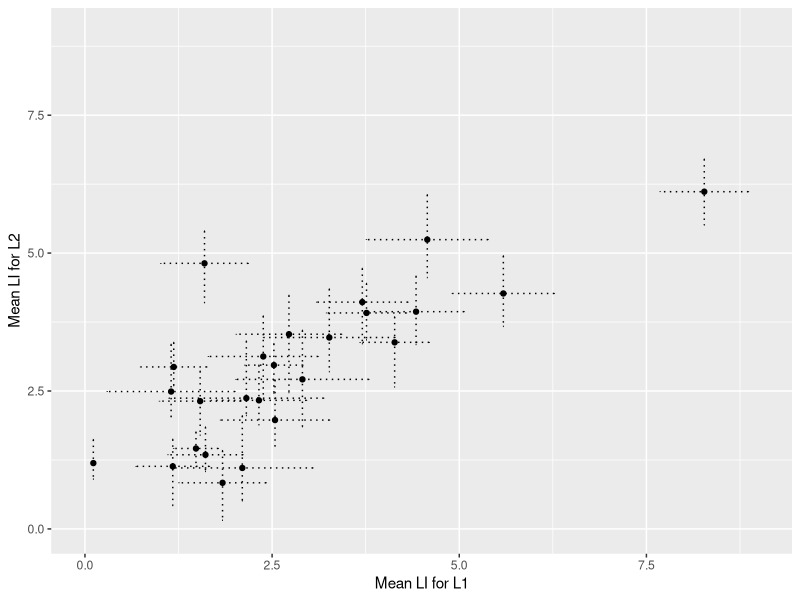

Recreate this plot in R.
## ---- chunk 1
knitr::opts_chunk$set(echo = TRUE)
## ---- chunk 2
# read data in
L1_data <- read.csv('Results_L1.csv')
L2_data <- read.csv('Results_L2.csv')
background_data_total <- read.csv('background_data.csv', stringsAsFactors = FALSE)

# First we need to check which participants have to be excluded, following analysis2.
# We'll look at the L1.exclusions and L2.exclusions variables.
# If a subject has data excluded in EITHER language, we'll have to exclude them.
exclude <- L1_data$L1.exclusions + L2_data$L2.exclusions

# We will include the rows in L1_data and L2_data for any participants where exclude = 0
L1_data <- L1_data[which(exclude==0), ]
L2_data <- L2_data[which(exclude==0), ]

# number of participants
nsubj <- dim(L1_data)[1]
## ---- chunk 3
# need to remove participant 14 from background data file who is excluded

background_data <- background_data_total[which(exclude==0), ]

colnames(background_data)[1] <- 'ID'

mean_age <- mean(background_data$Age)
sd_age <- sd(background_data$Age)

n_german <- nrow(background_data[background_data$L1 == 1,])
n_french <- nrow(background_data[background_data$L1 == 2,])
n_female <- nrow(background_data[background_data$Gender == 0,])
n_male <- nrow(background_data[background_data$Gender == 1,])

# The mean, min and max number of trials for L1 and L2
mean_trials_L1 <- mean(L1_data$L1.N)
min_trials_L1 <- min(L1_data$L1.N)
max_trials_L1 <- max(L1_data$L1.N)

mean_trials_L2 <- mean(L2_data$L2.N)
min_trials_L2 <- min(L2_data$L2.N)
max_trials_L2 <- max(L2_data$L2.N)

## ---- chunk 4
# LEAP-Q
# Self-reported proficiency 0 = no proficiency, 10 = perfect proficiency. 

# proficiency (reading) /10 - self-report
mean_read_L2 <- mean(background_data$L2_prof_Reading)
sd_read_L2 <- sd(background_data$L2_prof_Reading)
# proficiency (understanding) /10 - self-report
mean_und_L2 <- mean(background_data$L2_prof_Understanding)
sd_und_L2 <- sd(background_data$L2_prof_Understanding)
# proficiency (speaking) /10 - self-report
mean_speak_L2 <- mean(background_data$L2_prof_Speaking)
sd_speak_L2 <- sd(background_data$L2_prof_Speaking)

# AOA
aoa_L2 <- mean(background_data$L2_Acquisition) # mean age they started learnind English 
aoa_fluent_L2 <- mean(background_data$L2_Fluent) # mean age they became fluent in English 


## ---- chunk 5
# Here we will use the Shapiro Wilks normality test to see if the LI values for L1 and L2 are normally distributed
L1_normality <- shapiro.test(L1_data$L1.mean_LI)
L1_normality_round <-  round (L1_normality$p.value, 2)

# Repeat for L2
L2_normality <- shapiro.test(L2_data$L2.mean_LI)
L2_normality_round <- round(L2_normality$p.value, 2)

# d2<-density(L2_data$L2.mean_LI)
# plot(d2)
## ---- chunk 6
# The mean and SEM LI value for L1 and L2

L1_mean_LI_total <- mean(L1_data$L1.mean_LI)
L2_mean_LI_total <- mean(L2_data$L2.mean_LI)

SEM_L1 <- sd(L1_data$L1.mean_LI)/sqrt(nsubj)
SEM_L2 <- sd(L2_data$L2.mean_LI)/sqrt(nsubj)

# Number of Ps left/ bilaterally lateralised (mean LI)
L1_left <- nrow(L1_data[L1_data$L1.mean_laterality == 'L',])
L1_bilateral <- nrow(L1_data[L1_data$L1.mean_laterality == 'bilat',])
L2_left <- nrow(L2_data[L2_data$L2.mean_laterality == 'L',])
L2_bilateral <- nrow(L2_data[L2_data$L2.mean_laterality == 'bilat',])

## ---- chunk 7
background_data$handcat<-3 #default is strong R hander with EHI 80+
w<-which(background_data$EHI<80)
background_data$handcat[w]<-2 #category 2 is mild R hander
w<-which(background_data$EHI<0)
background_data$handcat[w]<-1 #category 1 is L hander

## ---- chunk 8
# For the scatter plot, we will plot the LI for L1 vs the LI for L2
# Here's a basic one:

# plot(L1_data$L1.mean_LI, L2_data$L2.mean_LI,
    # xlab = "L1 LI mean",
    #  ylab = "L2 LI mean")


require(ggplot2)
require(tidyverse)
plotdata <- inner_join(x = L1_data,
                        y = L2_data)
ymin = L1_data$LI.mean_LI - L1_data$LI.mean_se
ymax = L1_data$LI.mean_LI + L1_data$LI.mean_se

ggplot(data = plotdata, aes(x = L1.mean_LI, y = L2.mean_LI)) + 
  geom_point()+
  xlab("Mean LI for L1") +  
  ylab("Mean LI for L2") + 
  xlim(0,9) + ylim (0,9) + 
  geom_errorbar(aes(ymin = L2.mean_LI - L2.mean_se, ymax = L2.mean_LI + L1.mean_se),linetype = "dotted") + 
  geom_errorbarh(aes(xmin = L1.mean_LI - L1.mean_se, xmax = L1.mean_LI + L1.mean_se), linetype = "dotted")
  # theme_classic() # printing out all information into knit document? 

 
# geom_errorbar(aes(ymin = L1.mean_LI - L1.mean_se, ymax = L1.mean_LI + L1.mean_se )) + 
  # geom_errorbarh(aes(xmin = L2.mean_LI - L2.mean_se, xmax = L2.mean_LI + L1.mean_se)) + 
## ---- chunk 9
# CORREALTION BETWEEN L1 AND L2
L1_L2_corr <- cor.test (plotdata$L1.mean_LI, plotdata$L2.mean_LI, 
                        method = "spearman", 
                        exact = FALSE)

# spearman correlation test on odds and evens - means 
OEcorr_mean_L1 <- cor.test(L1_data$L1.mean_odd, L1_data$L1.mean_even, 
                      method = "spearman",
                      exact = FALSE)
OEcorr_mean_L2 <- cor.test(L2_data$L2.mean_odd, L2_data$L2.mean_even, 
                      method = "spearman",
                      exact = FALSE)  
  
OEcorr_peak_L1 <- cor.test (L1_data$L1.peak_odd, L1_data$L1.peak_even, 
                      method = "spearman",
                      exact = FALSE)
OEcorr_peak_L2 <- cor.test (L2_data$L2.peak_odd, L2_data$L2.peak_even, 
                      method = "spearman", 
                      exact = FALSE) 


## ---- chunk 10

# Descriptive Statistics for EHI 
mean_EHI <- mean(background_data$EHI)
sd_EHI <- sd(background_data$EHI) 
min_EHI <- min(background_data$EHI)
max_EHI <- max (background_data$EHI)

# hist(background_data$EHI) # check if normally distributed
EHI_normality <- shapiro.test(background_data$EHI)
EHI_LI_L1_cor <- cor.test (background_data$EHI, L1_data$L1.mean_LI, 
                        method = "spearman", 
                        exact = FALSE)
EHI_LI_L2_cor <- cor.test (background_data$EHI, L2_data$L2.mean_LI, 
                        method = "spearman", 
                        exact = FALSE)
# plotdata$Handedness<-as.factor(background_data$handcat) #add handedness category
# levels(plotdata$Handedness) <- c('Left','Moderate R','Strong R')
# ymin = L1_data$LI.mean_LI - L1_data$LI.mean_se
# ymax = L1_data$LI.mean_LI + L1_data$LI.mean_se
# plot(background_data$EHI, L1_data$L1.mean_LI, type='p')

## ---- chunk 11

require(dplyr)

total_info <- inner_join(x = plotdata, # combine all data together to one table 
                            y = background_data,
                            by = c("ID")) 
# 0 = L2 tested first 
# 1 = L1 tested first


nL1_testedfirst <- nrow(background_data[background_data$Tested == 1,]) #how many tested with L1 first 
nL1_testedsecond <- nrow(background_data[background_data$Tested == 0,]) # how many tested with L2 first

testing_0 <- filter(total_info, Tested == "0")
testing_1 <- filter(total_info, Tested == "1")

meanLI_L1_test0 <- mean(testing_0$L1.mean_LI)
meanL1_L2_test0 <- mean(testing_0$L2.mean_LI)
meanLI_L1_test1 <- mean(testing_1$L1.mean_LI)
meanLI_L2_test2 <- mean(testing_1$L2.mean_LI)

testing_ttest_L1 <- t.test(testing_0$L1.mean_LI, testing_1$L1.mean_LI) # testing if there is a sig. diff between laterality scoes of L1 in those tested in their native language first or second. 
testing_ttest_L2 <- t.test(testing_0$L2.mean_LI, testing_1$L2.mean_LI) # testing if there is a sig. diff between laterality scoes of L2 in those tested in their native language first or second.

# Can pull out information from t test if you want
#testing_ttest_L2$statistic (for t value)
#testing_ttest_L2$p.value (for p value)
#testing_ttest_L2$parameter (for degrees of freedom)


## ---- chunk 12
# normality tests
norm_prof <- shapiro.test(background_data$L2_prof_Reading)
norm_und <- shapiro.test(background_data$L2_prof_Understanding) 
norm_speak <- shapiro.test(background_data$L2_prof_Speaking)
norm_aoa <- shapiro.test(background_data$L2_Acquisition)
norm_aoa_fluent <- shapiro.test(background_data$L2_Fluent) # normally distirbuted


# correlations between LEAP-Q and LIs
# L1
corr_prof_reading_L1 <- cor.test(total_info$L2_prof_Reading, total_info$L1.mean_LI, 
                              method = "spearman",
                              exact = FALSE)
corr_prof_under_L1 <- cor.test(total_info$L2_prof_Understanding, total_info$L1.mean_LI, 
                              method = "spearman",
                              exact = FALSE)
corr_prof_speak_L1 <- cor.test(total_info$L2_prof_Speaking, total_info$L1.mean_LI, 
                              method = "spearman",
                              exact = FALSE)
#L2 
corr_prof_reading_L2 <- cor.test(total_info$L2_prof_Reading, total_info$L2.mean_LI, 
                              method = "spearman",
                              exact = FALSE)
corr_prof_under_L2 <- cor.test(total_info$L2_prof_Understanding, total_info$L2.mean_LI, 
                              method = "spearman",
                              exact = FALSE)
corr_prof_speak_L2 <- cor.test(total_info$L2_prof_Speaking, total_info$L2.mean_LI, 
                              method = "spearman",
                              exact = FALSE)
# COrrelation between AOA and LIs
# age started learning English 
corr_aoaL2_L1 <- cor.test(total_info$L2_Acquisition, total_info$L1.mean_LI, 
                              method = "spearman",
                              exact = FALSE)
corr_aoaL2_L2 <- cor.test(total_info$L2_Acquisition, total_info$L2.mean_LI, 
                              method = "spearman",
                              exact = FALSE)
# Age became fluent in English 
corr_fluentL2_L1 <- cor.test(total_info$L2_Fluent, total_info$L1.mean_LI, 
                              method = "spearman",
                              exact = FALSE)
corr_fluentL2_L2 <- cor.test(total_info$L2_Fluent, total_info$L2.mean_LI, 
                              method = "spearman",
                              exact = FALSE)

## ---- chunk 13
# First, we'll select the data we need. We'll have ID, L1 (French or German), LI for L1 and LI for L2
anova_data <- data.frame(
  'ID' = L1_data$ID, # as.factor, because these are ID labels, not a numerical scale
  'NativeLanguage' = as.factor(background_data$L1), # as.factor, because this is a categorical variable
  'L1' = L1_data$L1.mean_LI,
  'L2' = L2_data$L2.mean_LI)
# Convert to long format
anova_data_long <- pivot_longer(anova_data, cols = c(3,4), names_to = 'LanguageTested', values_to = 'LI')
anova_data_long$ID <- as.factor(anova_data_long$ID)
anova_data_long$LanguageTested <- as.factor(anova_data_long$LanguageTested)
# Run the anova
my_anova <- aov(data=anova_data_long, LI ~ LanguageTested * NativeLanguage + Error(ID))

anova_summary <- summary(my_anova) 
native_language_F <- anova_summary$`Error: ID`[[1]]$`F value`[1]
native_language_p <- anova_summary$`Error: ID`[[1]]$`Pr(>F)`[1]
language_tested_F <- anova_summary$`Error: Within`[[1]]$`F value`[1]
language_tested_P <- anova_summary$`Error: Within`[[1]]$`Pr(>F)`[1]
interaction_F <- anova_summary$`Error: Within`[[1]]$`F value`[2]
interaction_P <- anova_summary$`Error: Within`[[1]]$`Pr(>F)`[2]
